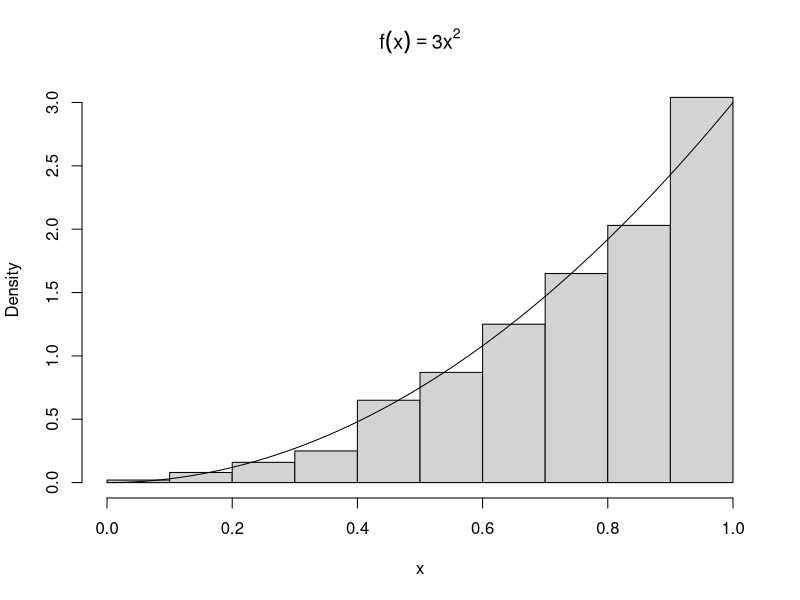
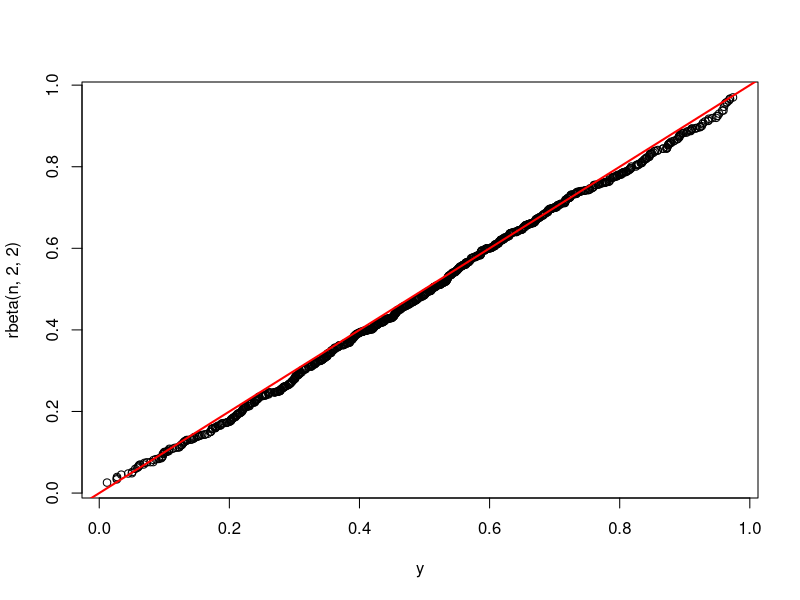
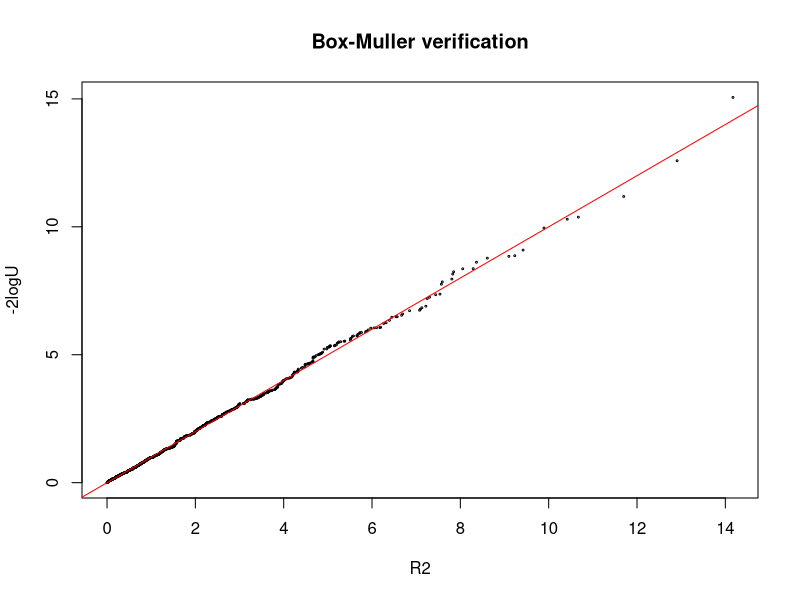
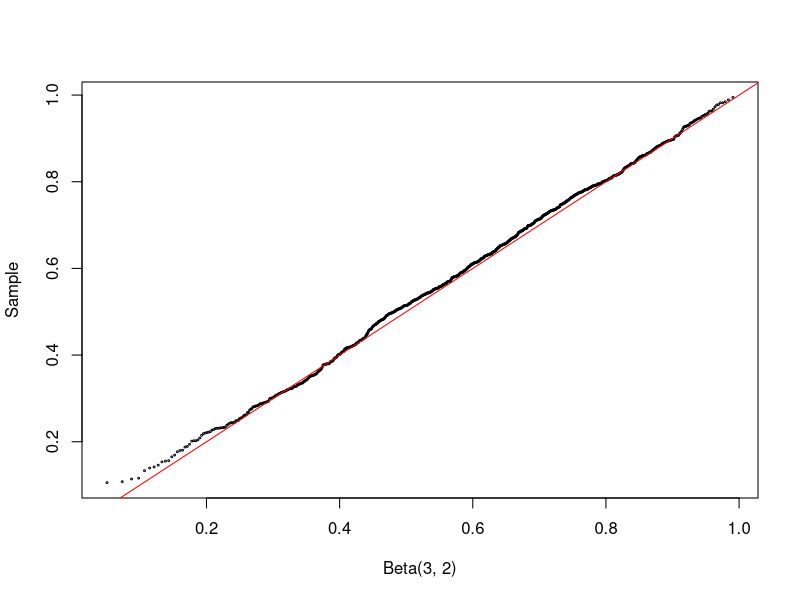
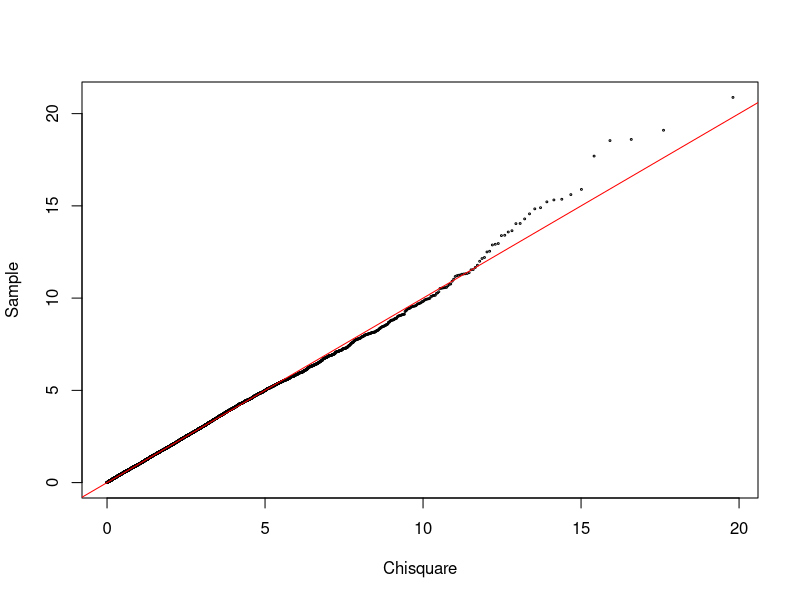
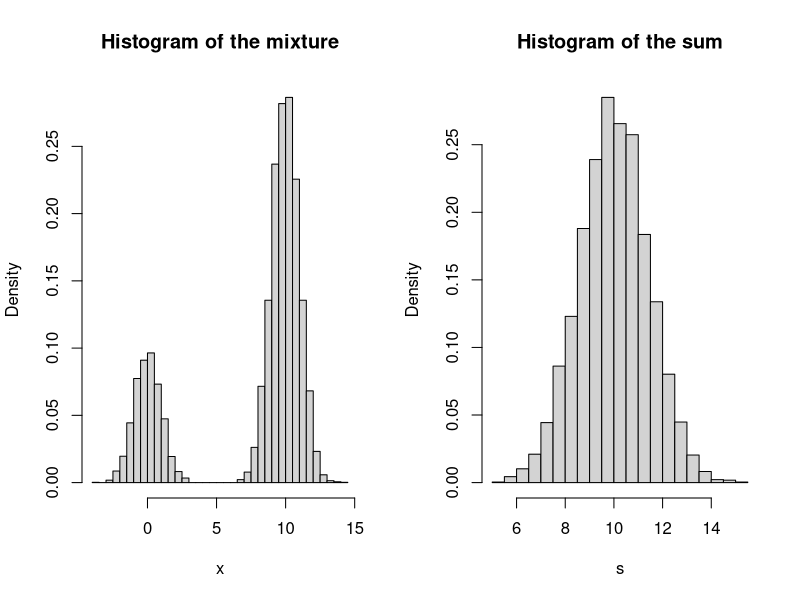
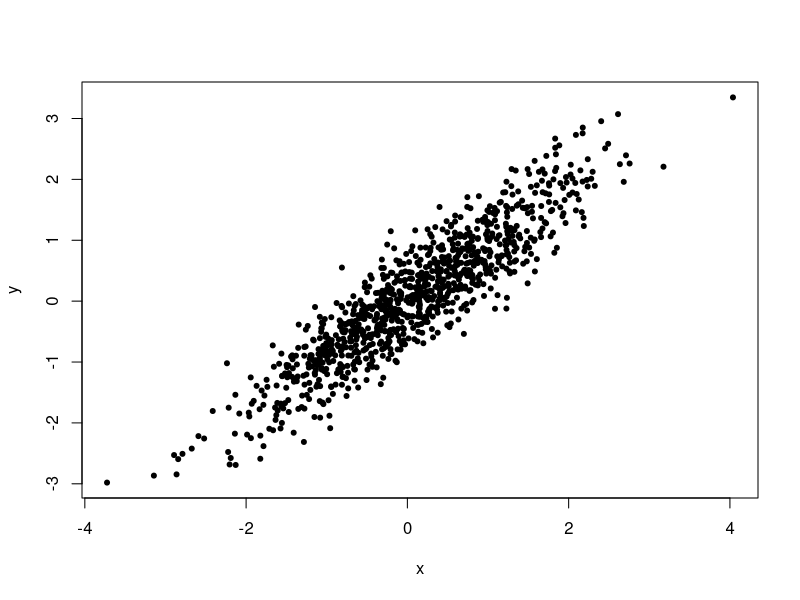

Reproduce these figures in R, in order.
### Example 3.1

#toss some coins
sample(0:1, size = 10, replace = TRUE)

#choose some lottery numbers
sample(1:100, size = 6, replace = FALSE)

#permuation of letters a-z
sample(letters)

#sample from a multinomial distribution
x <- sample(1:3, size = 10000, replace = TRUE, prob = c(.2, .3, .5))
table(x)


### Example 3.2 (Inverse transform method, continuous case)

n <- 1000
u <- runif(n)
x <- u^(1/3)
hist(x, prob = TRUE, main = expression(f(x)==3*x^2)) #density histogram of sample
#hist(x, prob = TRUE, main = bquote(f(x)==3*x^2)) #density histogram of sample

y <- seq(0, 1, .01)
lines(y, 3*y^2)    #density curve f(x)


### Example 3.4 (Two point distribution)

# n <- 100000
# p <- 0.4
# u <- runif(n)
# x <- as.integer(u > 0.6)   #(u > 0.6) is a logical vector
# 
# mean(x) # p=0.4
# var(x)  # p*(1-p)=0.24
# 
# 
# y <- rbinom(n, 1, p)
# mean(y)
# var(y)

### Example 3.5 (Geometric distribution)

# n <- 1000
# p <- 0.25
# u <- runif(n)
# k <- ceiling(log(1-u) / log(1-p)) - 1
# 
# # more efficient
# k <- floor(log(u) / log(1-p))
# 
# k.R = rgeom(n, prob = p)
# qqplot(k, k.R)
# abline(0,1)


### Example 3.7 (Acceptance-rejection method)

n <- 1000
k <- 0      #counter for accepted
j <- 0      #iterations
y <- numeric(n)

while (k < n) {
    u <- runif(1)
    j <- j + 1
    x <- runif(1)  #random variate from g
    if (x * (1-x) > u) {
        #we accept x
        k <- k + 1
        y[k] <- x
    }
}
# ratio of total iteration and accepted ones
j/k 

# change c to be 1.5
n <- 1000
k <- 0      #counter for accepted
j <- 0      #iterations
y <- numeric(n)

while (k < n) {
    u <- runif(1)
    j <- j + 1
    x <- runif(1)  #random variate from g
    if (4*x * (1-x) > u) {
    #we accept x
    k <- k + 1
    y[k] <- x
    }
}

j/k

# QQplot
qqplot(y, rbeta(n, 2, 2))
abline(0,1, col="red", lwd=2)

#compare empirical and theoretical percentiles
p <- seq(.1, .9, .1)
Qhat <- quantile(y, p)   #quantiles of sample
Q <- qbeta(p, 2, 2)      #theoretical quantiles
# se <- sqrt(p * (1-p) / (n * dbeta(Q, 2, 2)^2)) #see Ch. 2

round(cbind(Qhat, Q), 3)


### Verification of the Box-Muller 
n=1000
z1=rnorm(n); z2=rnorm(n)
u=runif(n)

qqplot(z1^2+z2^2, -2*log(u), cex=0.25, xlab="R2", ylab="-2logU", main="Box-Muller verification")
abline(0, 1, col="red")


### Example 3.8 (Beta distribution)

n <- 1000
a <- 3
b <- 2
u <- rgamma(n, shape=a, rate=1)
v <- rgamma(n, shape=b, rate=1)
x <- u / (u + v)

q <- qbeta(ppoints(n), a, b)
qqplot(q, x, cex=0.25, xlab="Beta(3, 2)", ylab="Sample")
abline(0, 1, col="red")




### Example 3.10 (Chisquare)

n <- 10000
nu <- 2
X <- matrix(rnorm(n*nu), n, nu)^2 #matrix of sq. normals
#sum the squared normals across each row: 
#method 1
y <- rowSums(X)
#method 2
y <- apply(X, MARGIN=1, FUN=sum)  #a vector length n
mean(y)
var(y)

q <- qchisq(ppoints(n), nu)
qqplot(q, y, cex=0.25, xlab="Chisquare", ylab="Sample")
abline(0, 1, col="red")


### Example (Convolutions and mixtures of normal dist)

n <- 10000
x1 <- rnorm(n, 0, 1)
x2 <- rnorm(n, 10, 1)
s <- x1 + x2              #the convolution
u <- runif(n)
k <- as.integer(u < 0.25)  #vector of 0's and 1's
x <- k * x1 + (1-k) * x2  #the mixture

par(mfcol=c(1,2))         #two graphs per page
hist(x, prob=TRUE, breaks = 30, main = "Histogram of the mixture")
hist(s, prob=TRUE, breaks = 30, main = "Histogram of the sum")
dev.off()


### Example 3.16 (Spectral decomposition method)

# mean and covariance parameters
mu <- c(0, 0)
Sigma <- matrix(c(1, .9, .9, 1), nrow = 2, ncol = 2)

rmvn.eigen <- function(n, mu, Sigma) {
# generate n random vectors from MVN(mu, Sigma)
# dimension is inferred from mu and Sigma
d <- length(mu)
ev <- eigen(Sigma, symmetric = TRUE)
lambda <- ev$values
V <- ev$vectors
R <- V %*% diag(sqrt(lambda)) %*% t(V)
Z <- matrix(rnorm(n*d), nrow = n, ncol = d)
X <- Z %*% R + matrix(mu, n, d, byrow = TRUE)
X
}

# generate the sample
X <- rmvn.eigen(1000, mu, Sigma)

plot(X, xlab = "x", ylab = "y", pch = 20)
print(colMeans(X))
print(cor(X))


### Example 3.17 (SVD method)

rmvn.svd <- function(n, mu, Sigma) {
# generate n random vectors from MVN(mu, Sigma)
# dimension is inferred from mu and Sigma
d <- length(mu)
S <- svd(Sigma)
R <- S$u %*% diag(sqrt(S$d)) %*% t(S$v) #sq. root Sigma
Z <- matrix(rnorm(n*d), nrow=n, ncol=d)
X <- Z %*% R + matrix(mu, n, d, byrow=TRUE)
X
}


### Example 3.18 (Choleski factorization method)

rmvn.Choleski <-
function(n, mu, Sigma) {
# generate n random vectors from MVN(mu, Sigma)
# dimension is inferred from mu and Sigma
d <- length(mu)
Q <- chol(Sigma) # Choleski factorization of Sigma
Z <- matrix(rnorm(n*d), nrow=n, ncol=d)
X <- Z %*% Q + matrix(mu, n, d, byrow=TRUE)
X
}



### Example 3.19 (Comparing performance of MVN generators)

library(MASS)
library(mvtnorm)
n <- 100          #sample size
d <- 30           #dimension
N <- 2000         #iterations
mu <- numeric(d)

set.seed(100)
st.eigen = system.time(for (i in 1:N)
    rmvn.eigen(n, mu, cov(matrix(rnorm(n*d), n, d))))
set.seed(100)
st.svd = system.time(for (i in 1:N)
    rmvn.svd(n, mu, cov(matrix(rnorm(n*d), n, d))))
set.seed(100)
st.chol = system.time(for (i in 1:N)
    rmvn.Choleski(n, mu, cov(matrix(rnorm(n*d), n, d))))
set.seed(100)
st.mvrnorm = system.time(for (i in 1:N)
    mvrnorm(n, mu, cov(matrix(rnorm(n*d), n, d))))
set.seed(100)
st.rmvnorm = system.time(for (i in 1:N)
    rmvnorm(n, mu, cov(matrix(rnorm(n*d), n, d))))

timing = list(eigen = st.eigen, svd = st.svd, chol = st.chol, 
              mvrnorm = st.mvrnorm, rmvnorm = st.rmvnorm)
timing

detach(package:MASS)
detach(package:mvtnorm)
